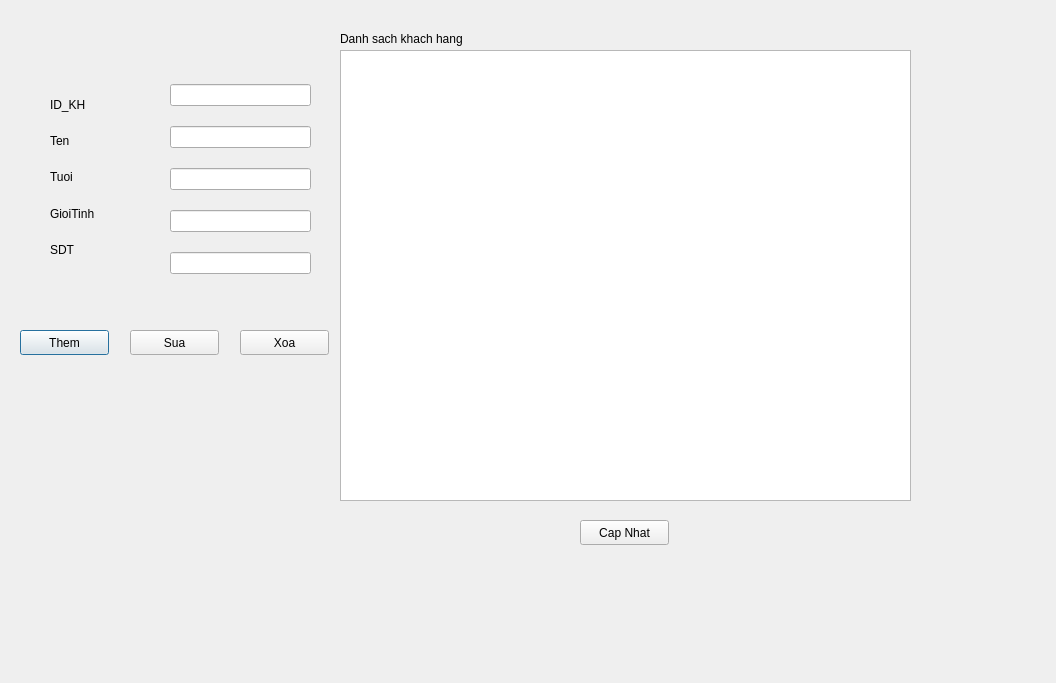
<?xml version="1.0" encoding="UTF-8"?>
<ui version="4.0">
 <class>khachhang</class>
 <widget class="QDialog" name="khachhang">
  <property name="geometry">
   <rect>
    <x>0</x>
    <y>0</y>
    <width>1056</width>
    <height>683</height>
   </rect>
  </property>
  <property name="windowTitle">
   <string>Dialog</string>
  </property>
  <widget class="QWidget" name="layoutWidget_2">
   <property name="geometry">
    <rect>
     <x>170</x>
     <y>70</y>
     <width>141</width>
     <height>221</height>
    </rect>
   </property>
   <layout class="QVBoxLayout" name="verticalLayout_2">
    <item>
     <widget class="QLineEdit" name="lineEdit_idKH"/>
    </item>
    <item>
     <widget class="QLineEdit" name="lineEdit_ten"/>
    </item>
    <item>
     <widget class="QLineEdit" name="lineEdit_tuoi"/>
    </item>
    <item>
     <widget class="QLineEdit" name="lineEdit_gioiTinh"/>
    </item>
    <item>
     <widget class="QLineEdit" name="lineEdit_sdt"/>
    </item>
   </layout>
  </widget>
  <widget class="QPushButton" name="pushButton">
   <property name="geometry">
    <rect>
     <x>20</x>
     <y>330</y>
     <width>89</width>
     <height>25</height>
    </rect>
   </property>
   <property name="text">
    <string>Them</string>
   </property>
  </widget>
  <widget class="QLabel" name="label_7">
   <property name="geometry">
    <rect>
     <x>340</x>
     <y>30</y>
     <width>201</width>
     <height>17</height>
    </rect>
   </property>
   <property name="text">
    <string>Danh sach khach hang</string>
   </property>
  </widget>
  <widget class="QPushButton" name="pushButton_2">
   <property name="geometry">
    <rect>
     <x>130</x>
     <y>330</y>
     <width>89</width>
     <height>25</height>
    </rect>
   </property>
   <property name="text">
    <string>Sua</string>
   </property>
  </widget>
  <widget class="QPushButton" name="pushButton_3">
   <property name="geometry">
    <rect>
     <x>240</x>
     <y>330</y>
     <width>89</width>
     <height>25</height>
    </rect>
   </property>
   <property name="text">
    <string>Xoa</string>
   </property>
  </widget>
  <widget class="QTableView" name="tableView">
   <property name="geometry">
    <rect>
     <x>340</x>
     <y>50</y>
     <width>571</width>
     <height>451</height>
    </rect>
   </property>
  </widget>
  <widget class="QPushButton" name="pushButton_4">
   <property name="geometry">
    <rect>
     <x>1010</x>
     <y>690</y>
     <width>89</width>
     <height>25</height>
    </rect>
   </property>
   <property name="text">
    <string>Cap Nhat</string>
   </property>
  </widget>
  <widget class="QWidget" name="layoutWidget">
   <property name="geometry">
    <rect>
     <x>50</x>
     <y>90</y>
     <width>121</width>
     <height>211</height>
    </rect>
   </property>
   <layout class="QVBoxLayout" name="verticalLayout">
    <item>
     <widget class="QLabel" name="label_6">
      <property name="text">
       <string>ID_KH</string>
      </property>
     </widget>
    </item>
    <item>
     <widget class="QLabel" name="label">
      <property name="text">
       <string>Ten</string>
      </property>
     </widget>
    </item>
    <item>
     <widget class="QLabel" name="label_5">
      <property name="text">
       <string>Tuoi</string>
      </property>
     </widget>
    </item>
    <item>
     <widget class="QLabel" name="label_2">
      <property name="text">
       <string>GioiTinh</string>
      </property>
     </widget>
    </item>
    <item>
     <widget class="QLabel" name="label_3">
      <property name="text">
       <string>SDT</string>
      </property>
     </widget>
    </item>
    <item>
     <widget class="QLabel" name="label_4">
      <property name="text">
       <string/>
      </property>
     </widget>
    </item>
   </layout>
  </widget>
  <widget class="QPushButton" name="pushButton_5">
   <property name="geometry">
    <rect>
     <x>580</x>
     <y>520</y>
     <width>89</width>
     <height>25</height>
    </rect>
   </property>
   <property name="text">
    <string>Cap Nhat</string>
   </property>
  </widget>
 </widget>
 <resources/>
 <connections/>
</ui>
